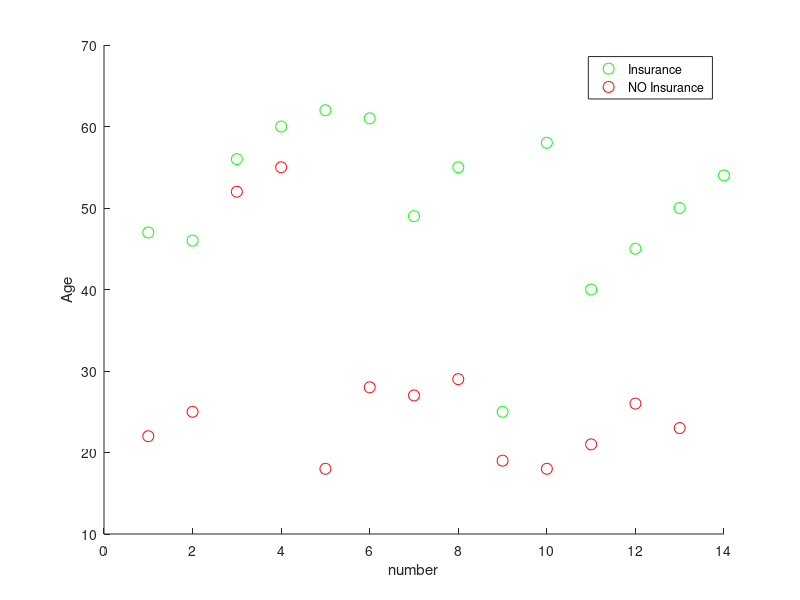

The MATLAB script that drew this image: (Note: this script raises an error after producing the figure.)
clc; clear; close;
data=load('insurance_data.txt');
X=data(:,1);
y=data(:,2);
figure;
hold on;

pos=find(y==1);
neg=find(y==0);

plot(X(pos,1),'go','MarkerSize',8);
plot(X(neg,1),'ro','MarkerSize',8);

xlabel('number')
ylabel('Age')
legend('Insurance','NO Insurance')

hold off;
fprintf('press enter to continue\n');
pause;

theta=zeros(2,1);
X=[ones(size(X,1),1) X];

[cost,grad]=costFunction(theta,X,y)


%  Set options for fminunc
options = optimset('GradObj', 'on', 'MaxIter',400);

%  Run fminunc to obtain the optimal theta
%  This function will return theta and the cost 
[theta, cost] = fminunc(@(t)(costFunction(t, X, y)),theta, options);
fprintf('cost:%f\n',cost);
fprintf('theta:\n');
fprintf('%f\n',theta);

%predict for an age of 43 for insurance

X1=[1 43];
h_x=sigmoid(X1*theta);


fprintf('prediction for age of 43:%f\n',h_x)

hx=sigmoid(X*theta);
p = (hx>=0.5);
fprintf('Train Accuracy: %f \n', mean(double(p == y)) * 100);

plotDecisionBoundary(theta,X,y);





